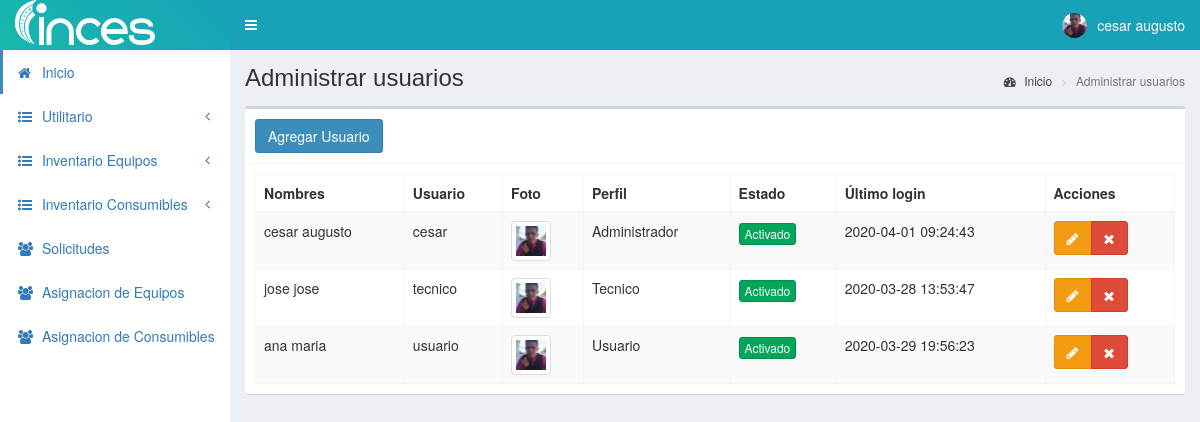
The app's page /usuarios (signed in) with its own data.
### tables this page shows
CREATE TABLE `personal` (
  `id` int(11) NOT NULL,
  `cedula` int(11) NOT NULL,
  `nombres` text NOT NULL,
  `apellidos` text NOT NULL,
  `email` text NOT NULL,
  `telefono` text NOT NULL,
  `direccion` text NOT NULL,
  `fecha_nac` text NOT NULL,
  `cargo` int(11) NOT NULL,
  `departamento` int(11) NOT NULL,
  `estado` text NOT NULL,
  `fecha` timestamp NOT NULL DEFAULT current_timestamp() ON UPDATE current_timestamp()
);

CREATE TABLE `usuarios` (
  `id` int(11) NOT NULL,
  `cedulaf` int(11) NOT NULL,
  `nombre` text NOT NULL,
  `usuario` text NOT NULL,
  `password` text NOT NULL,
  `perfil` text NOT NULL,
  `foto` text NOT NULL,
  `estado` int(11) NOT NULL,
  `ultimo_login` datetime NOT NULL,
  `fecha` timestamp NOT NULL DEFAULT current_timestamp() ON UPDATE current_timestamp()
);

### controladores/plantilla.controlador.php (called while the page is built)
<?php
class ControladorPlantilla{
	static public function ctrPlantilla(){
		include "vistas/plantilla.php";
	}
}

### index.php (called while the page is built, shortened)
<?php
require_once "controladores/plantilla.controlador.php";
require_once "controladores/usuarios.controlador.php";
require_once "controladores/personal.controlador.php";
require_once "controladores/asignacionC.controlador.php";
require_once "modelos/usuarios.modelo.php";
require_once "modelos/personal.modelo.php";
$plantilla = new ControladorPlantilla();
$plantilla -> ctrPlantilla();

### modelos/conexion.php (called while the page is built)
<?php
class Conexion{
	static public function conectar(){
		$link = new PDO("mysql:host=localhost;dbname=pos",
			            "root",
			            "");
		$link->exec("set names utf8");
		return $link;
	}
}

### modelos/personal.modelo.php (called while the page is built, shortened)
<?php
require_once "conexion.php";
class ModeloPersonal{
	static public function mdlMostrarPersonals($tabla, $item, $valor){
		if($item == "id"){
			$stmt = Conexion::conectar()->prepare("SELECT * FROM $tabla WHERE $item = :$item");
			$stmt -> bindParam(":".$item, $valor, PDO::PARAM_INT);
			$stmt -> execute();
			return $stmt -> fetch();
		}else{
			$stmt = Conexion::conectar()->prepare("SELECT * FROM $tabla");
			$stmt -> execute();
			return $stmt -> fetchAll();
		}
	}
}
?>

### controladores/usuarios.controlador.php (called while the page is built, shortened)
<?php
class ControladorUsuarios{
	static public function ctrMostrarUsuarios($item, $valor){
		$tabla = "usuarios";
		$respuesta = ModeloUsuarios::MdlMostrarUsuarios($tabla, $item, $valor);
		return $respuesta;
	}
}

### modelos/usuarios.modelo.php (called while the page is built, shortened)
<?php
require_once "conexion.php";
class ModeloUsuarios{
	static public function mdlMostrarUsuarios($tabla, $item, $valor){
		if($item != null){
			$stmt = Conexion::conectar()->prepare("SELECT * FROM $tabla WHERE $item = :$item");
			$stmt -> bindParam(":".$item, $valor, PDO::PARAM_STR);
			$stmt -> execute();
			return $stmt -> fetch();
		}else{
			$stmt = Conexion::conectar()->prepare("SELECT * FROM $tabla");
			$stmt -> execute();
			return $stmt -> fetchAll();
		}
	}
}

### controladores/personal.controlador.php (called while the page is built, shortened)
<?php
class ControladorPersonals{
	static public function ctrMostrarPersonals($item, $valor){
		$tabla = "personal";
		$respuesta = ModeloPersonal::mdlMostrarPersonals($tabla, $item, $valor);
		return $respuesta;
	}
}

### vistas/modulos/usuarios.php (the view, shortened to what this page needs)
<div class="content-wrapper">
  <section class="content-header">
    <h1>
      Administrar usuarios
    </h1>
    <ol class="breadcrumb">
      <li><a href="inicio"><i class="fa fa-dashboard"></i> Inicio</a></li>
      <li class="active">Administrar usuarios</li>
    </ol>
  </section>
  <section class="content">
    <div class="box">
      <div class="box-header with-border">
        <button class="btn btn-primary" data-toggle="modal" data-target="#modalAgregarUsuario">
          Agregar Usuario
        </button>
      </div>
      <div class="box-body">
       <table class="table table-bordered table-striped dt-responsive tablas" width="100%">
        <thead>
         <tr>
           <th>Nombres</th>
           <th>Usuario</th>
           <th>Foto</th>
           <th>Perfil</th>
           <th>Estado</th>
           <th>Último login</th>
           <th>Acciones</th>
         </tr>
        </thead>
        <tbody>
        <?php
        $item = null;
        $valor = null;
        $usuarios = ControladorUsuarios::ctrMostrarUsuarios($item, $valor);
       foreach ($usuarios as $key => $value){
        $item = "id";
		  	$valor = $value["nombre"];
			  $personal = ControladorPersonals::ctrMostrarPersonals($item, $valor);
          echo ' <tr>
                  <td>'.$personal["nombres"].'</td>
                  <td>'.$value["usuario"].'</td>';
                  if($value["foto"] != ""){
                    echo '<td><img src="'.$value["foto"].'" class="img-thumbnail" width="40px"></td>';
                  }else{
                    echo '<td><img src="vistas/img/usuarios/default/anonymous.png" class="img-thumbnail" width="40px"></td>';
                  }
                  echo '<td>'.$value["perfil"].'</td>';
                  if($value["estado"] != 0){
                    echo '<td><button class="btn btn-success btn-xs btnActivar" idUsuario="'.$value["id"].'" estadoUsuario="0">Activado</button></td>';
                  }else{
                    echo '<td><button class="btn btn-danger btn-xs btnActivar" idUsuario="'.$value["id"].'" estadoUsuario="1">Desactivado</button></td>';
                  }
                  echo '<td>'.$value["ultimo_login"].'</td>
                  <td>
                    <div class="btn-group">
                      <button class="btn btn-warning btnEditarUsuario" idUsuario="'.$value["id"].'" data-toggle="modal" data-target="#modalEditarUsuario"><i class="fa fa-pencil"></i></button>
                      <button class="btn btn-danger btnEliminarUsuario" idUsuario="'.$value["id"].'" fotoUsuario="'.$value["foto"].'" usuario="'.$value["usuario"].'"><i class="fa fa-times"></i></button>
                    </div>
                  </td>
                </tr>';
        }
        ?>
        </tbody>
       </table>
      </div>
    </div>
  </section>
</div>

### vistas/plantilla.php (shortened to what this page needs)
<!DOCTYPE html>
<html>
<head>
  <link rel="stylesheet" href="vistas/bower_components/bootstrap/dist/css/bootstrap.min.css">
  <link rel="stylesheet" href="vistas/bower_components/font-awesome/css/font-awesome.min.css">
  <link rel="stylesheet" href="vistas/bower_components/Ionicons/css/ionicons.min.css">
  <link rel="stylesheet" href="vistas/dist/css/AdminLTE.css">
  <link rel="stylesheet" href="vistas/dist/css/skins/_all-skins.min.css">
  <link rel="stylesheet" href="vistas/plugins/sweetalert2/italic.js">
  <link rel="stylesheet" href="vistas/bower_components/datatables.net-bs/css/dataTables.bootstrap.min.css">
  <link rel="stylesheet" href="vistas/bower_components/datatables.net-bs/css/responsive.bootstrap.min.css">
  <link rel="stylesheet" href="vistas/plugins/iCheck/all.css">
</head>
<body class="hold-transition skin-blue  sidebar-mini login-page">
  <?php
  if(isset($_SESSION["iniciarSesion"]) && $_SESSION["iniciarSesion"] == "ok"){
   echo '<div class="wrapper">';
    include "modulos/cabezote.php";
    if($_SESSION["iniciarSesion"] == "ok" && $_SESSION["perfil"] == "Administrador"){
    include "modulos/menu.php";
    }else{
      include "modulos/menu2.php";
    }
    if(isset($_GET["ruta"])&& $_SESSION["perfil"] == "Administrador"){
      if($_GET["ruta"] == "inicio" ||
         $_GET["ruta"] == "usuarios" ||
         $_GET["ruta"] == "categorias" ||
         $_GET["ruta"] == "categoriasC" ||
         $_GET["ruta"] == "departamentos" ||
         $_GET["ruta"] == "cargos" ||
         $_GET["ruta"] == "personal" ||
         $_GET["ruta"] == "tipos" ||
         $_GET["ruta"] == "tiposC" ||
         $_GET["ruta"] == "marcas" ||
         $_GET["ruta"] == "modelo" ||
         $_GET["ruta"] == "marcasC" ||
         $_GET["ruta"] == "modeloC" ||
         $_GET["ruta"] == "productos" ||
         $_GET["ruta"] == "equipos" ||
         $_GET["ruta"] == "consumibles" ||
         $_GET["ruta"] == "solicitudes" ||
         $_GET["ruta"] == "asignaciones" ||
         $_GET["ruta"] == "asignacionesC" ||
         $_GET["ruta"] == "salir"){
        include "modulos/".$_GET["ruta"].".php";
      }else{
        include "modulos/404.php";
      }
    }if(isset($_GET["ruta"])&& $_SESSION["perfil"] == "Usuario"){
      if($_GET["ruta"] == "inicio" ||
      $_GET["ruta"] == "usuarios" ||
      $_GET["ruta"] == "equipos" ||
      $_GET["ruta"] == "solicitudes" ||
      $_GET["ruta"] == "salir"){
     include "modulos/".$_GET["ruta"].".php";
   }else{
    echo '<script>alert("no tienes permiso")</script>';
    include "modulos/inicio.php";
   }
    }else {
    }
    echo '</div>';
  }else{
    include "modulos/login.php";
  }
  ?>
</body>
</html>

### vistas/modulos/cabezote.php (shortened to what this page needs)
<header class="main-header">
<a href="inicio" class="logo">
	<span class="logo-lg">
		<img src="vistas/img/plantilla/logo-blanco-lineal.svg" style="height:45px" class="img-responsive" style="padding:10px 0px">
	</span>
</a>
<nav class="navbar navbar-static-top" role="navigation">
 	<a href="#" class="sidebar-toggle" data-toggle="push-menu" role="button">
     	</a>
	<div class="navbar-custom-menu">
		<ul class="nav navbar-nav">
			<li class="dropdown user user-menu">
				<a href="#" class="dropdown-toggle" data-toggle="dropdown">
				<?php
				if($_SESSION["foto"] != ""){
					echo '<img src="'.$_SESSION["foto"].'" class="user-image">';
				}else{
					echo '<img src="vistas/img/usuarios/default/anonymous.png" class="user-image">';
				}
				?>
                     <?php  $tabla = "personal";
                            $item = "id";
                            $valor = $_SESSION["nombre"];
						   $respuesta1 = ModeloPersonal::MdlMostrarPersonals($tabla, $item, $valor);
						   ?>
					<span class="hidden-xs"><?php  echo $respuesta1["nombres"] ?></span>
				</a>
			</li>
		</ul>
	</div>
</nav>
</header>

### vistas/modulos/menu.php (shortened to what this page needs)
<aside class="main-sidebar">
	 <section class="sidebar">
		<ul class="sidebar-menu">
			<li class="active">
				<a href="inicio">
					<i class="fa fa-home"></i>
					<span>Inicio</span>
				</a>
			</li>
			 <li class="treeview">
<a href="#">
	<i class="fa fa-list-ul"></i>
	<span>Utilitario</span>
	<span class="pull-right-container">
		<i class="fa fa-angle-left pull-right"></i>
	</span>
</a>
</li>
			<li class="treeview">
				<a href="#">
					<i class="fa fa-list-ul"></i>
					<span>Inventario Equipos</span>
					<span class="pull-right-container">
						<i class="fa fa-angle-left pull-right"></i>
					</span>
				</a>
      </li>
	  <li class="treeview">
<a href="#">
	<i class="fa fa-list-ul"></i>
	<span>Inventario Consumibles</span>
	<span class="pull-right-container">
		<i class="fa fa-angle-left pull-right"></i>
	</span>
</a>
</li>
		        <li>
                 <a href="solicitudes">
	                <i class="fa fa-users"></i>
	                <span>Solicitudes</span>
                  </a>
             </li>
			 <li>
                 <a href="asignaciones">
	                <i class="fa fa-users"></i>
	                <span>Asignacion de Equipos</span>
                  </a>
             </li>
			 <li>
                 <a href="asignacionesC">
	                <i class="fa fa-users"></i>
	                <span>Asignacion de Consumibles</span>
                  </a>
             </li>
		</ul>
	 </section>
</aside>

### records on screen
personal: nombres "cesar augusto"
usuarios: personal.nombres "cesar augusto", usuario "cesar", foto (picture), perfil "Administrador", ultimo_login "2020-04-01 09:24:43"
usuarios: personal.nombres "jose jose", usuario "tecnico", foto (picture), perfil "Tecnico", ultimo_login "2020-03-28 13:53:47"
usuarios: personal.nombres "ana maria", usuario "usuario", foto (picture), perfil "Usuario", ultimo_login "2020-03-29 19:56:23"
